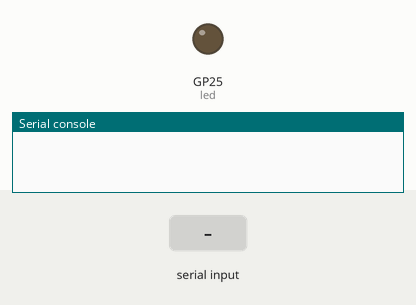
A program run on a simulated Raspberry Pi Pico running MicroPython. Shown: output pins drawn as LEDs (lit = HIGH), the last lines printed to the serial console. Dashed ring = blinking. The test bench sets the inputs (shaded band). Random numbers come from a fixed seed.

Above: at 1.2 s.
1.3 s: "1" typed at the serial console, then Enter
At 1.4 s:
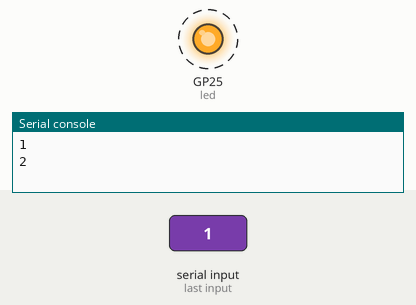
3.4 s: "0" typed at the serial console, then Enter
At 5.5 s:
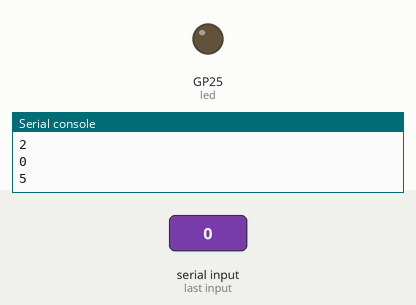
Timing chart, 0 to 7.0 s (numbered marks = the images above; inputs shaded):
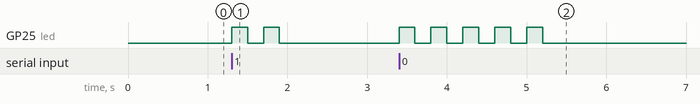

Measured:
- after the input at 1.3 s, GP25 (led): alternates HIGH for 0.20 s and LOW for 0.20 s, 4 changes in all, then stays LOW, starting at once
- after the input at 3.4 s, GP25 (led): alternates HIGH for 0.20 s and LOW for 0.20 s, 10 changes in all, then stays LOW, starting at once

The program:

04_04_dice.py
```python
from machine import Pin
from utime import sleep
from random import randint

led = Pin(25, Pin.OUT) # For Pico W change 25 to LED see https://forums.raspberrypi.com/viewtopic.php?t=336836

def throw_dice():
    return randint(1, 6)

def blink(times, delay):
    for x in range(1, times+1):
        led.on()
        sleep(delay)
        led.off()
        sleep(delay)

while True:
    input()
    dice_throw = throw_dice()
    print(dice_throw)
    blink(dice_throw, 0.2)
```
